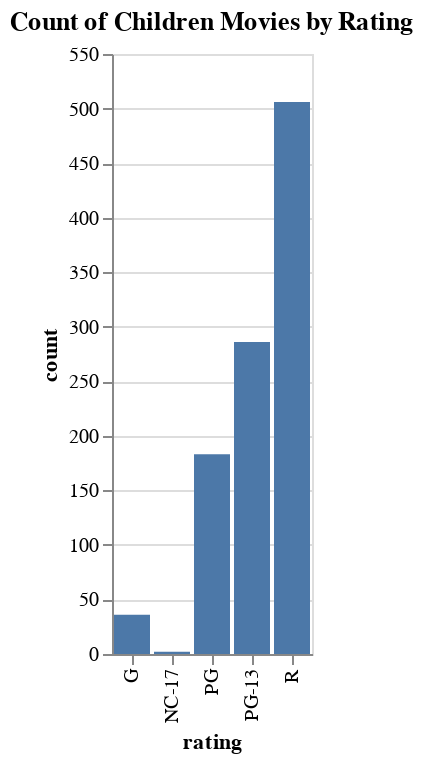

The cell this chart's notebook holds for it:
### Markdown cell above
Let's create a barchart showing the count of each movie rating by using Altair's aggregation capabilities.

In [this example](https://altair-viz.github.io/getting_started/starting.html#data-transformation-aggregation), we see the x axis being set to a feature called `a`, and the y axis set to the `average()` of a feature called `b`.

In our case, we want the x axis to be set to `rating` and the y axis to be the `count()` of `rating`.

### Code cell
# Use Altair to create a bar chart comparing the count of each movie rating
# Count the occurrences of each rating
rating_counts = standard_movies['rating'].value_counts().reset_index()
rating_counts.columns = ['rating', 'count']

# Create a bar chart using Altair
chart_bar0 = alt.Chart(rating_counts).mark_bar().encode(
    x='rating',
    y='count',
    tooltip=['rating', 'count']
).properties(
    title='Count of Children Movies by Rating'
)

# Show the chart
chart_bar0.display()

# chart_bar0.save('screenshots/chart_bar0.html')

### Figure 1 — Vega-Lite specification as saved in the notebook (floating-point values rounded to 4 significant figures)
{"config": {"view": {"continuousWidth": 300, "continuousHeight": 300}}, "data": {"name": "data-211cb8f6d817c63603d12150e02a5799"}, "mark": {"type": "bar"}, "encoding": {"tooltip": [{"field": "rating", "type": "nominal"}, {"field": "count", "type": "quantitative"}], "x": {"field": "rating", "type": "nominal"}, "y": {"field": "count", "type": "quantitative"}}, "title": "Count of Children Movies by Rating", "$schema": "https://vega.github.io/schema/vega-lite/v5.16.3.json", "datasets": {"data-211cb8f6d817c63603d12150e02a5799": [{"rating": "R", "count": 506}, {"rating": "PG-13", "count": 286}, {"rating": "PG", "count": 183}, {"rating": "G", "count": 36}, {"rating": "NC-17", "count": 2}]}}
